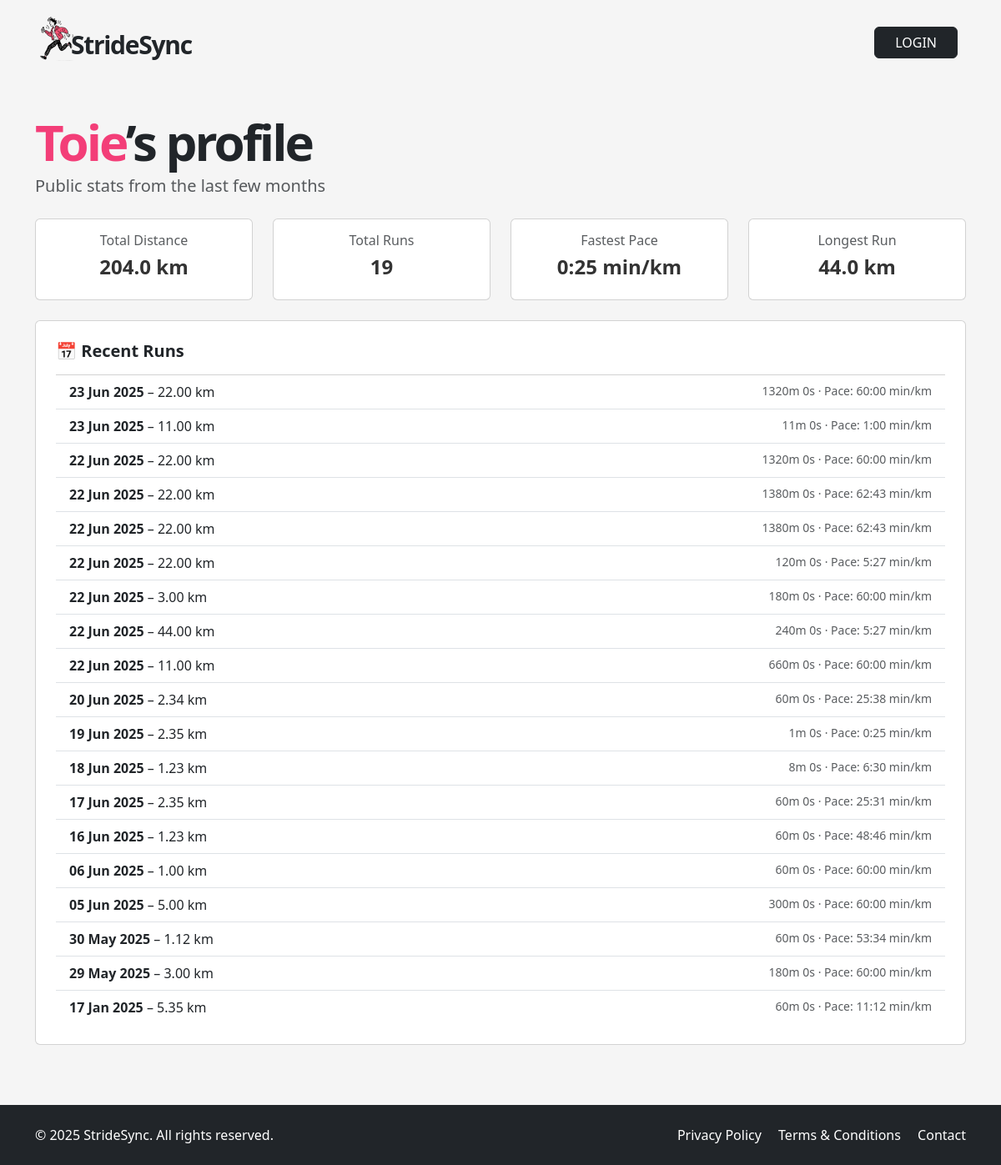
/u/toie, run on an earlier commit of the app's database.
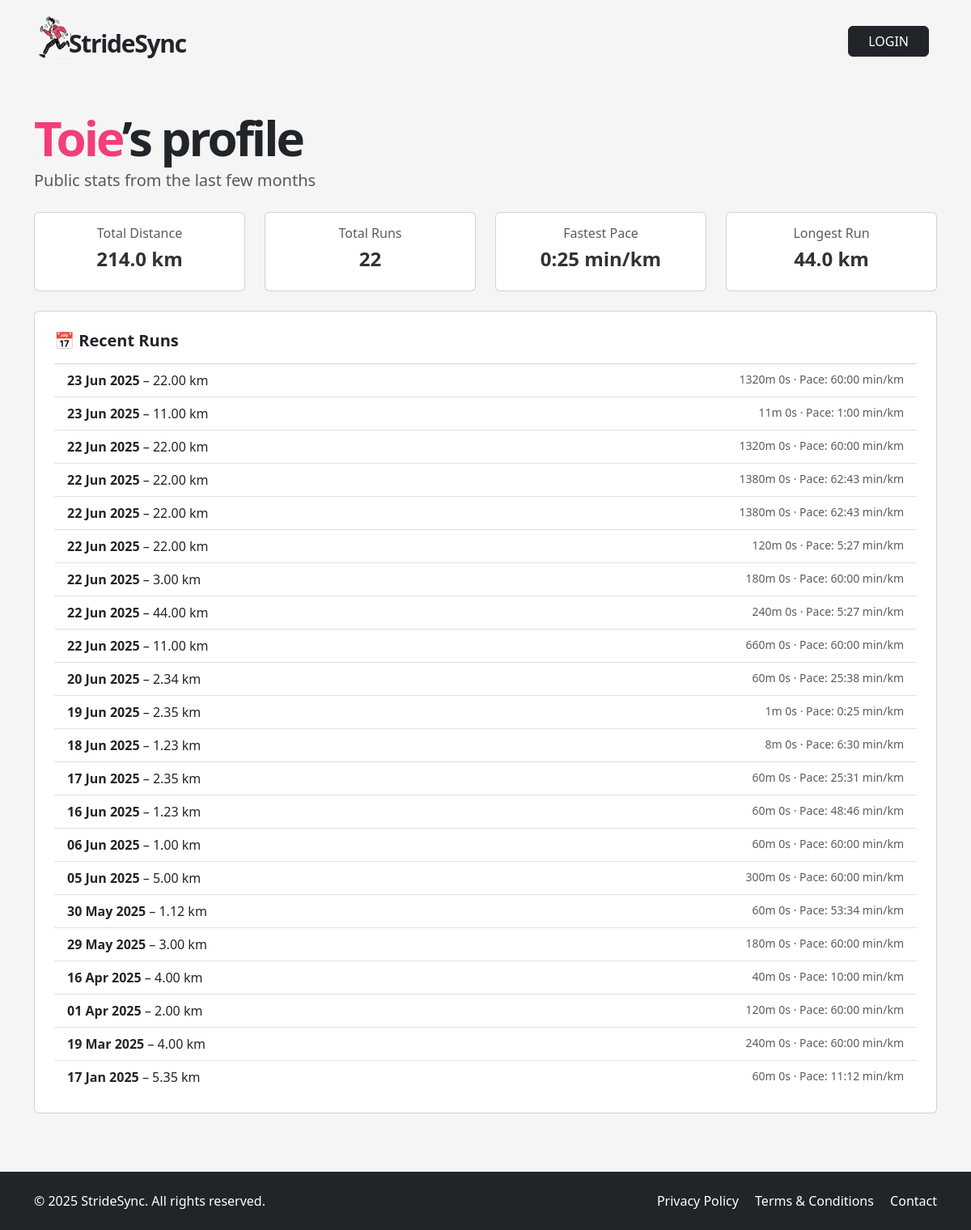
And on a later commit of the database.
### app/models.py (models this page shows, shortened)
class User(UserMixin, db.Model):
    __tablename__ = "users"
    id = sa.Column(sa.Integer, primary_key=True)
    email = sa.Column(sa.String(120), unique=True, nullable=False, index=True)
    password_hash = sa.Column(sa.String(256))
    username = sa.Column(sa.String(64), unique=True, nullable=False, index=True)
    role = sa.Column(sa.Enum(UserRole), default=UserRole.USER, nullable=False)
    is_verified = sa.Column(sa.Boolean, default=False)
    verification_token = sa.Column(sa.String(128), nullable=False, default=lambda: secrets.token_urlsafe(32))
    unit_preference = Column(String(2), default='km')  # 'km' or 'mi'
    notify_group_activity = Column(Boolean, default=True)
    is_public_profile = Column(Boolean, default=False)
    reset_token = db.Column(db.String, nullable=True)
    reset_token_expiry = db.Column(db.DateTime, nullable=True)
    runs = so.relationship("Run", back_populates="user", cascade="all, delete-orphan")
    groups = so.relationship("Group", secondary=user_groups, back_populates="members")
    admin_of_groups = so.relationship("Group", secondary=group_admins, back_populates="admins")

class Run(db.Model):
    __tablename__ = "runs"
    id = sa.Column(sa.Integer, primary_key=True)
    date = sa.Column(sa.DateTime(timezone=True), index=True)
    distance = sa.Column(Numeric(precision=8, scale=2))  # replaces sa.Integer
    time = sa.Column(sa.Integer)      # seconds (duration)
    pace = sa.Column(sa.Integer)      # seconds per km
    user_id = sa.Column(sa.Integer, sa.ForeignKey("users.id"), index=True)
    user = so.relationship("User", back_populates="runs")
    groups = so.relationship("Group", secondary=run_groups, back_populates="runs")

### app/routes.py (the view)
@app.route("/u/<username>")
def public_profile(username):
    user = db.session.execute(
        sa.select(User).where(User.username == username)
    ).scalar_one_or_none()
    if not user or not user.is_public_profile:
        abort(404)
    runs = (
        db.session.execute(
            sa.select(Run).where(Run.user_id == user.id).order_by(Run.date.desc())
        )
        .scalars()
        .all()
    )
    total_distance = sum(run.distance for run in runs)
    total_runs = len(runs)
    fastest_pace = min((run.pace for run in runs if run.pace), default=None)
    longest_run = max((run.distance for run in runs), default=0)
    return render_template(
        "public_profile.html",
        user=user,
        runs=runs,
        total_distance=total_distance,
        total_runs=total_runs,
        fastest_pace=fastest_pace,
        longest_run=longest_run,
    )

### app/templates/public_profile.html
{% extends "base.html" %}
{% block content %}
<div class="container py-5">
  <h1 class="display-4 fw-bold hero-title">
    <span>{{ user.username.capitalize() }}</span>’s profile
  </h1>
  <p class="lead text-muted mb-4">Public stats from the last few months</p>
    <div class="row mb-4">
    <div class="col-md-3">
        <div class="card p-3 text-center">
        <h6 class="text-muted">Total Distance</h6>
        <h4 class="fw-bold">{{ "%.1f"|format(total_distance) }} km</h4>
        </div>
    </div>
    <div class="col-md-3">
        <div class="card p-3 text-center">
        <h6 class="text-muted">Total Runs</h6>
        <h4 class="fw-bold">{{ total_runs }}</h4>
        </div>
    </div>
    <div class="col-md-3">
        <div class="card p-3 text-center">
        <h6 class="text-muted">Fastest Pace</h6>
        <h4 class="fw-bold">
            {% if fastest_pace %}
            {% set pace_sec = fastest_pace|int %}
            {{ pace_sec // 60 }}:{{ "%02d"|format(pace_sec % 60) }} min/km
            {% else %}–{% endif %}
        </h4>
        </div>
    </div>
    <div class="col-md-3">
        <div class="card p-3 text-center">
        <h6 class="text-muted">Longest Run</h6>
        <h4 class="fw-bold">{{ "%.1f"|format(longest_run) }} km</h4>
        </div>
    </div>
    </div>
  <div class="card p-4">
    <h5 class="fw-bold mb-3">📅 Recent Runs</h5>
    {% if runs %}
      <ul class="list-group list-group-flush">
        {% for run in runs %}
          <li class="list-group-item">
            <div class="d-flex flex-column flex-md-row justify-content-between">
                <div>
                    <strong>{{ run.date.strftime('%d %b %Y') }}</strong> – {{ run.distance }} km
                </div>
                <div class="text-muted small mt-1 mt-md-0 text-md-end">
                    {{ run.time // 60 }}m {{ run.time % 60 }}s ·
                    Pace:
                    {% set pace_sec = run.pace|int %}
                    {{ pace_sec // 60 }}:{{ "%02d"|format(pace_sec % 60) }} min/km
                </div>
            </div>
          </li>
        {% endfor %}
      </ul>
    {% else %}
      <p class="text-muted">No runs available.</p>
    {% endif %}
  </div>
</div>
{% endblock %}

### app/templates/base.html (shortened to what this page needs)
<!DOCTYPE html>
<html lang="en">
<head>
  <link href="https://cdn.jsdelivr.net/npm/bootstrap@5.3.6/dist/css/bootstrap.min.css" rel="stylesheet">
  <link href="https://cdn.jsdelivr.net/npm/bootstrap-icons@1.10.5/font/bootstrap-icons.css" rel="stylesheet">
  <link rel="stylesheet" href="{{ url_for('static', filename='style.css') }}">
</head>
<body>
  <header>
    <nav class="navbar">
      <div class="container d-flex justify-content-between align-items-center py-2">
        <a href="/index" class="text-decoration-none logo-container d-flex align-items-center">
          <img src="{{ url_for('static', filename='img/icon.png') }}" width="50px" style="margin-right: -15px !important;" alt="StrideSync logo">
          <p class="logo mb-0 ms-2">StrideSync</p>
        </a>
        <ul class="navbar-nav flex-row align-items-center mb-0 menubox">
          {% if current_user.is_anonymous %}
            <li class="nav-item">
              <a class="btn btn-dark px-4" href="{{ url_for('login') }}">LOGIN</a>
            </li>
          {% endif %}
        </ul>
      </div>
    </nav>
  </header>
  <main>
    {% block content %}{% endblock %}
  </main>
  <footer class="bg-dark text-white py-4">
    <div class="container d-flex flex-column flex-md-row justify-content-between align-items-center">
      <div class="mb-2 mb-md-0">
        &copy; 2025 StrideSync. All rights reserved.
      </div>
      <div>
        <a href="/privacy" class="text-white text-decoration-none me-3">Privacy Policy</a>
        <a href="/terms" class="text-white text-decoration-none me-3">Terms & Conditions</a>
        <a href="/contact" class="text-white text-decoration-none">Contact</a>
      </div>
    </div>
  </footer>
</body>
</html>

### app/static/style.css (style rules this page uses)
html, body { height: 100%; margin: 0; display: flex; flex-direction: column; scroll-behavior: smooth; }
body { background-color: #f5f5f5; }
main { flex: 1; }
h4 { font-weight: 700; color: #333; }
a { color: #f33e78; }
.logo { font-size: 30px; font-weight: 700; letter-spacing: -1.3px; margin-top: 15px; }
.logo-container { color: unset; }
.hero-title { font-weight: 900 !important; font-size: 60px; letter-spacing: -3px; line-height: 60px; }
.hero-title span { color: #f33e78; }
.menubox { margin-top: 10px; margin-right: 10px; }
footer { background-color: #333; }

What changed in the data, as far as the page shows it:
added Run: date "16 Apr 2025", distance "4.00", time "40", run.time%60 "0", pace "10", pace_sec%60 "00"
added Run: date "01 Apr 2025", distance "2.00", time "120", run.time%60 "0", pace "60", pace_sec%60 "00"
added Run: date "19 Mar 2025", distance "4.00", time "240", run.time%60 "0", pace "60", pace_sec%60 "00"
Also different on the page:
{{ "%.1f"|format(total_distance) }}: "204.0" → "214.0"
{{ total_runs }}: "19" → "22"
